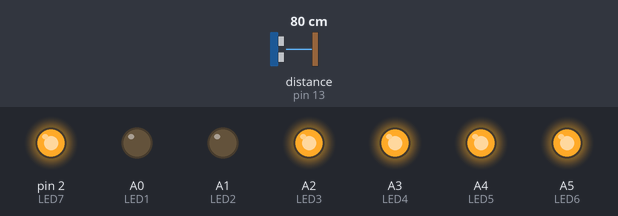
Bench run of a sketch on a simulated Arduino Uno, built with avr-gcc and run on an emulated ATmega328P. On the bench: output pins drawn as LEDs (lit = HIGH). Wiring (inferred from the names in the program): ultrasonic range finder: trigger pin 12; echo pin 13. The inputs (shaded band) are chosen by the test bench; at power-on: distance to the obstacle (sensor on pin 13) 80 cm. The echo pulse lasts 58.3 µs per cm; pins used as bus, display or sensor lines are not drawn.

Above: at 1.2 s.
1.3 s: distance to the obstacle (sensor on pin 13) set to 74 cm
At 2.3 s:
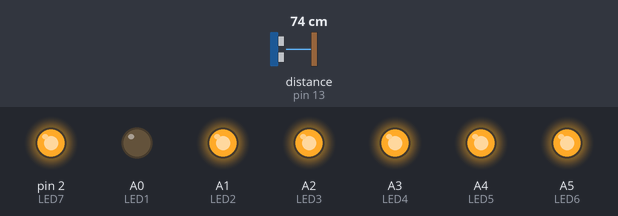
2.8 s: distance to the obstacle (sensor on pin 13) set to 54 cm
4.3 s: distance to the obstacle (sensor on pin 13) set to 46 cm
At 5.4 s:
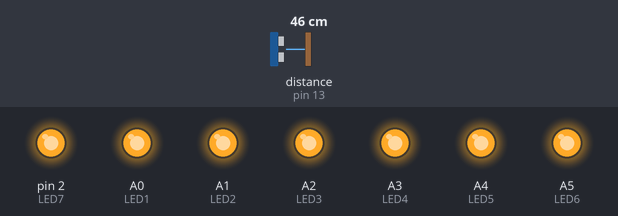
5.8 s: distance to the obstacle (sensor on pin 13) set to 120 cm
At 7.0 s:
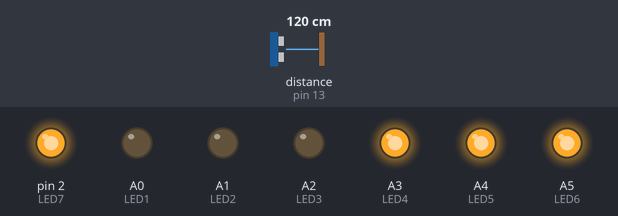
7.3 s: distance to the obstacle (sensor on pin 13) set to 131 cm
At 8.4 s:
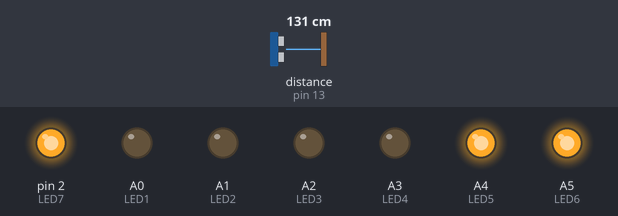
8.8 s: distance to the obstacle (sensor on pin 13) set to 2 cm
At 9.8 s:
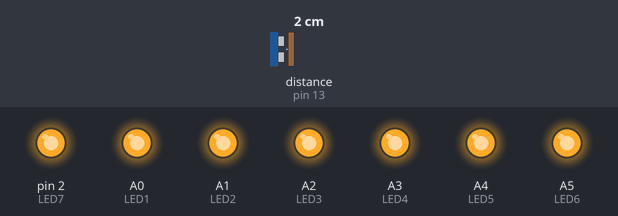
Timing chart, 0 to 11.3 s (numbered marks = the images above; inputs shaded):
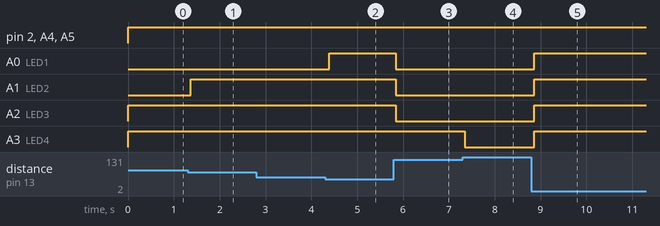

The sketch:

F2_but_F.ino
```cpp
//Arkkhanirut Pandej No3 M.5/5

const int trigPin = 12;
const int echoPin = 13;

const int LED1 = A0;
const int LED2 = A1;
const int LED3 = A2;
const int LED4 = A3;
const int LED5 = A4;
const int LED6 = A5;
const int LED7 = 2;

int duration = 0;
int distance = 0;

void setup()
{
  pinMode(trigPin , OUTPUT);
  pinMode(echoPin , INPUT);

  pinMode(LED1 , OUTPUT);
  pinMode(LED2 , OUTPUT);
  pinMode(LED3 , OUTPUT);
  pinMode(LED4 , OUTPUT);
  pinMode(LED5 , OUTPUT);
  pinMode(LED6 , OUTPUT);
  pinMode(LED7 , OUTPUT);

  Serial.begin(9600);

}

void loop()
{
 digitalWrite(trigPin, LOW);
  delayMicroseconds(2);
  digitalWrite(trigPin, HIGH);
  delayMicroseconds(10);
  digitalWrite(trigPin, LOW);
  duration = pulseIn(echoPin, HIGH);
  distance = duration/58.2;

  if ( distance <= 50 )
  {
    digitalWrite(LED1, HIGH);
  }
  else
  {
    digitalWrite(LED1, LOW);
  }
  if ( distance <= 75 )
  {
    digitalWrite(LED2, HIGH);
  }
  else
  {
    digitalWrite(LED2, LOW);
  }
  if ( distance <= 100 )
  {
    digitalWrite(LED3, HIGH);
  }
  else
  {
    digitalWrite(LED3, LOW);
  }
  if ( distance <= 125 )
  {
    digitalWrite(LED4, HIGH);
  }
  else
  {
    digitalWrite(LED4, LOW);
  }
  if ( distance <= 150 )
  {
    digitalWrite(LED5, HIGH);
  }
  else
  {
    digitalWrite(LED5, LOW);
  }
  if ( distance <= 175 )
  {
    digitalWrite(LED6, HIGH);
  }
  else
  {
    digitalWrite(LED6, LOW);
  }
  if ( distance <= 200 )
  {
    digitalWrite(LED7, HIGH);
  }
  else
  {
    digitalWrite(LED7, LOW);
  }
  delay(100);
}
```

Measured:
- the behaviour switches between 77 and 76 cm on distance to the obstacle (sensor on pin 13) (found by bisection; images 0 and 1)
- the behaviour switches between 52 and 51 cm on distance to the obstacle (sensor on pin 13) (found by bisection; images 1 and 2)
- the behaviour switches between 126 and 127 cm on distance to the obstacle (sensor on pin 13) (found by bisection; images 3 and 4)
- after the input at 1.3 s, A1 (LED2): LOW → HIGH after 0.07 s
- after the input at 2.8 s, every drawn part: stays the same
- after the input at 4.3 s, A0 (LED1): LOW → HIGH after 0.09 s
- after the input at 5.8 s, A0 (LED1), A1 (LED2), A2 (LED3): HIGH → LOW at once
- after the input at 7.3 s, A3 (LED4): HIGH → LOW after 0.05 s
- after the input at 8.8 s, A0 (LED1), A1 (LED2), A2 (LED3), A3 (LED4): LOW → HIGH after 0.06 s
